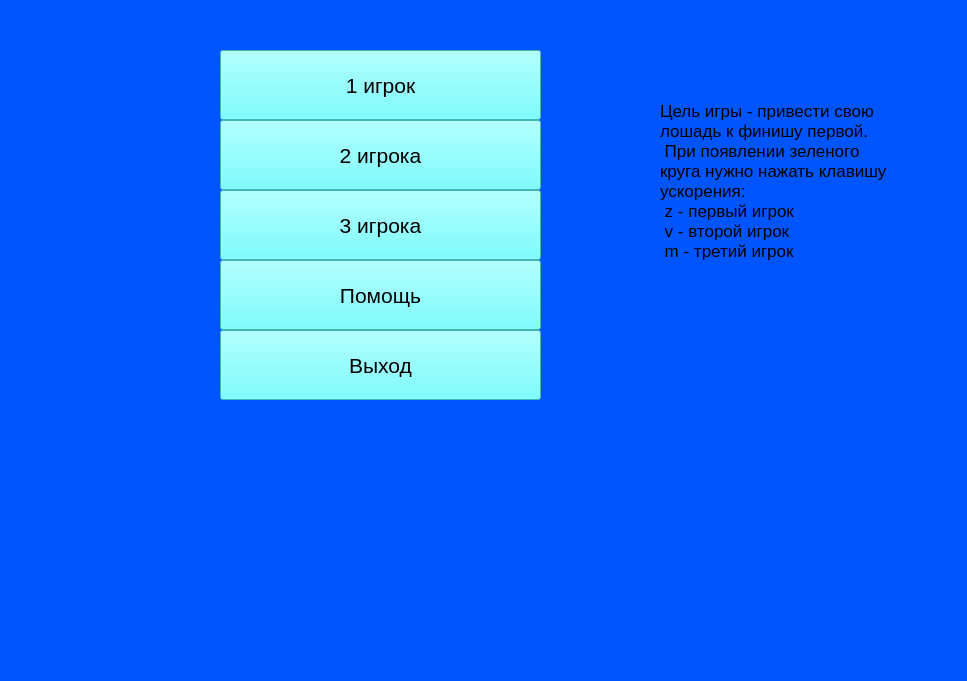
<?xml version="1.0" encoding="UTF-8"?>
<ui version="4.0">
 <class>MainWindow</class>
 <widget class="QMainWindow" name="MainWindow">
  <property name="geometry">
   <rect>
    <x>0</x>
    <y>0</y>
    <width>967</width>
    <height>681</height>
   </rect>
  </property>
  <property name="windowTitle">
   <string>DEhorses</string>
  </property>
  <property name="styleSheet">
   <string notr="true">background-color: rgb(85, 255, 255);
background-color: rgb(0, 85, 255);</string>
  </property>
  <widget class="QWidget" name="centralwidget">
   <widget class="QPushButton" name="pushButton">
    <property name="geometry">
     <rect>
      <x>220</x>
      <y>50</y>
      <width>321</width>
      <height>70</height>
     </rect>
    </property>
    <property name="font">
     <font>
      <pointsize>16</pointsize>
     </font>
    </property>
    <property name="styleSheet">
     <string notr="true">background-color: rgb(85, 255, 255);</string>
    </property>
    <property name="text">
     <string>1 игрок</string>
    </property>
   </widget>
   <widget class="QPushButton" name="pushButton_2">
    <property name="geometry">
     <rect>
      <x>220</x>
      <y>120</y>
      <width>321</width>
      <height>70</height>
     </rect>
    </property>
    <property name="font">
     <font>
      <pointsize>16</pointsize>
     </font>
    </property>
    <property name="styleSheet">
     <string notr="true">background-color: rgb(85, 255, 255);</string>
    </property>
    <property name="text">
     <string>2 игрока</string>
    </property>
   </widget>
   <widget class="QPushButton" name="pushButton_3">
    <property name="geometry">
     <rect>
      <x>220</x>
      <y>190</y>
      <width>321</width>
      <height>70</height>
     </rect>
    </property>
    <property name="font">
     <font>
      <pointsize>16</pointsize>
     </font>
    </property>
    <property name="styleSheet">
     <string notr="true">background-color: rgb(85, 255, 255);</string>
    </property>
    <property name="text">
     <string>3 игрока</string>
    </property>
   </widget>
   <widget class="QPushButton" name="pushButton_4">
    <property name="geometry">
     <rect>
      <x>220</x>
      <y>330</y>
      <width>321</width>
      <height>70</height>
     </rect>
    </property>
    <property name="font">
     <font>
      <pointsize>16</pointsize>
     </font>
    </property>
    <property name="styleSheet">
     <string notr="true">background-color: rgb(85, 255, 255);</string>
    </property>
    <property name="text">
     <string>Выход</string>
    </property>
   </widget>
   <widget class="QLabel" name="label">
    <property name="geometry">
     <rect>
      <x>660</x>
      <y>10</y>
      <width>241</width>
      <height>341</height>
     </rect>
    </property>
    <property name="font">
     <font>
      <pointsize>13</pointsize>
     </font>
    </property>
    <property name="text">
     <string>Цель игры - привести свою лошадь к финишу первой.
 При появлении зеленого круга нужно нажать клавишу ускорения:
 z - первый игрок
 v - второй игрок
 m - третий игрок</string>
    </property>
    <property name="wordWrap">
     <bool>true</bool>
    </property>
   </widget>
   <widget class="QPushButton" name="pushButton_5">
    <property name="geometry">
     <rect>
      <x>220</x>
      <y>260</y>
      <width>321</width>
      <height>70</height>
     </rect>
    </property>
    <property name="font">
     <font>
      <pointsize>16</pointsize>
     </font>
    </property>
    <property name="styleSheet">
     <string notr="true">background-color: rgb(85, 255, 255);</string>
    </property>
    <property name="text">
     <string>Помощь</string>
    </property>
   </widget>
  </widget>
  <widget class="QMenuBar" name="menubar">
   <property name="geometry">
    <rect>
     <x>0</x>
     <y>0</y>
     <width>967</width>
     <height>26</height>
    </rect>
   </property>
  </widget>
  <widget class="QStatusBar" name="statusbar"/>
 </widget>
 <resources/>
 <connections/>
</ui>
